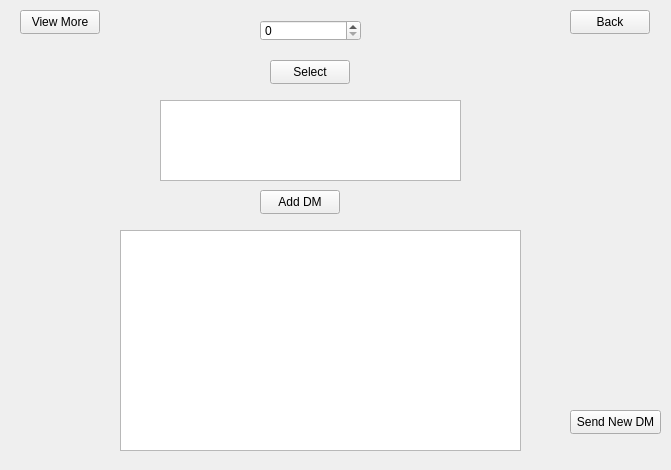
<?xml version="1.0" encoding="UTF-8"?>
<ui version="4.0">
 <class>DmWindow</class>
 <widget class="QWidget" name="DmWindow">
  <property name="geometry">
   <rect>
    <x>0</x>
    <y>0</y>
    <width>671</width>
    <height>470</height>
   </rect>
  </property>
  <property name="windowTitle">
   <string>Form</string>
  </property>
  <widget class="QSpinBox" name="DMInput">
   <property name="geometry">
    <rect>
     <x>260</x>
     <y>20</y>
     <width>101</width>
     <height>21</height>
    </rect>
   </property>
  </widget>
  <widget class="QTableWidget" name="DMView">
   <property name="geometry">
    <rect>
     <x>120</x>
     <y>230</y>
     <width>401</width>
     <height>221</height>
    </rect>
   </property>
   <property name="maximumSize">
    <size>
     <width>401</width>
     <height>16777215</height>
    </size>
   </property>
   <attribute name="horizontalHeaderDefaultSectionSize">
    <number>150</number>
   </attribute>
  </widget>
  <widget class="QPushButton" name="ViewMore">
   <property name="geometry">
    <rect>
     <x>20</x>
     <y>10</y>
     <width>80</width>
     <height>24</height>
    </rect>
   </property>
   <property name="text">
    <string>View More</string>
   </property>
  </widget>
  <widget class="QPlainTextEdit" name="AddDMWindow">
   <property name="geometry">
    <rect>
     <x>160</x>
     <y>100</y>
     <width>301</width>
     <height>81</height>
    </rect>
   </property>
  </widget>
  <widget class="QPushButton" name="AddDM">
   <property name="geometry">
    <rect>
     <x>260</x>
     <y>190</y>
     <width>80</width>
     <height>24</height>
    </rect>
   </property>
   <property name="text">
    <string>Add DM</string>
   </property>
  </widget>
  <widget class="QPushButton" name="SendDM">
   <property name="geometry">
    <rect>
     <x>570</x>
     <y>410</y>
     <width>91</width>
     <height>24</height>
    </rect>
   </property>
   <property name="text">
    <string>Send New DM</string>
   </property>
  </widget>
  <widget class="QPushButton" name="Input">
   <property name="geometry">
    <rect>
     <x>270</x>
     <y>60</y>
     <width>80</width>
     <height>24</height>
    </rect>
   </property>
   <property name="text">
    <string>Select</string>
   </property>
  </widget>
  <widget class="QPushButton" name="GoBack">
   <property name="geometry">
    <rect>
     <x>570</x>
     <y>10</y>
     <width>80</width>
     <height>24</height>
    </rect>
   </property>
   <property name="text">
    <string>Back</string>
   </property>
  </widget>
 </widget>
 <resources/>
 <connections/>
</ui>
